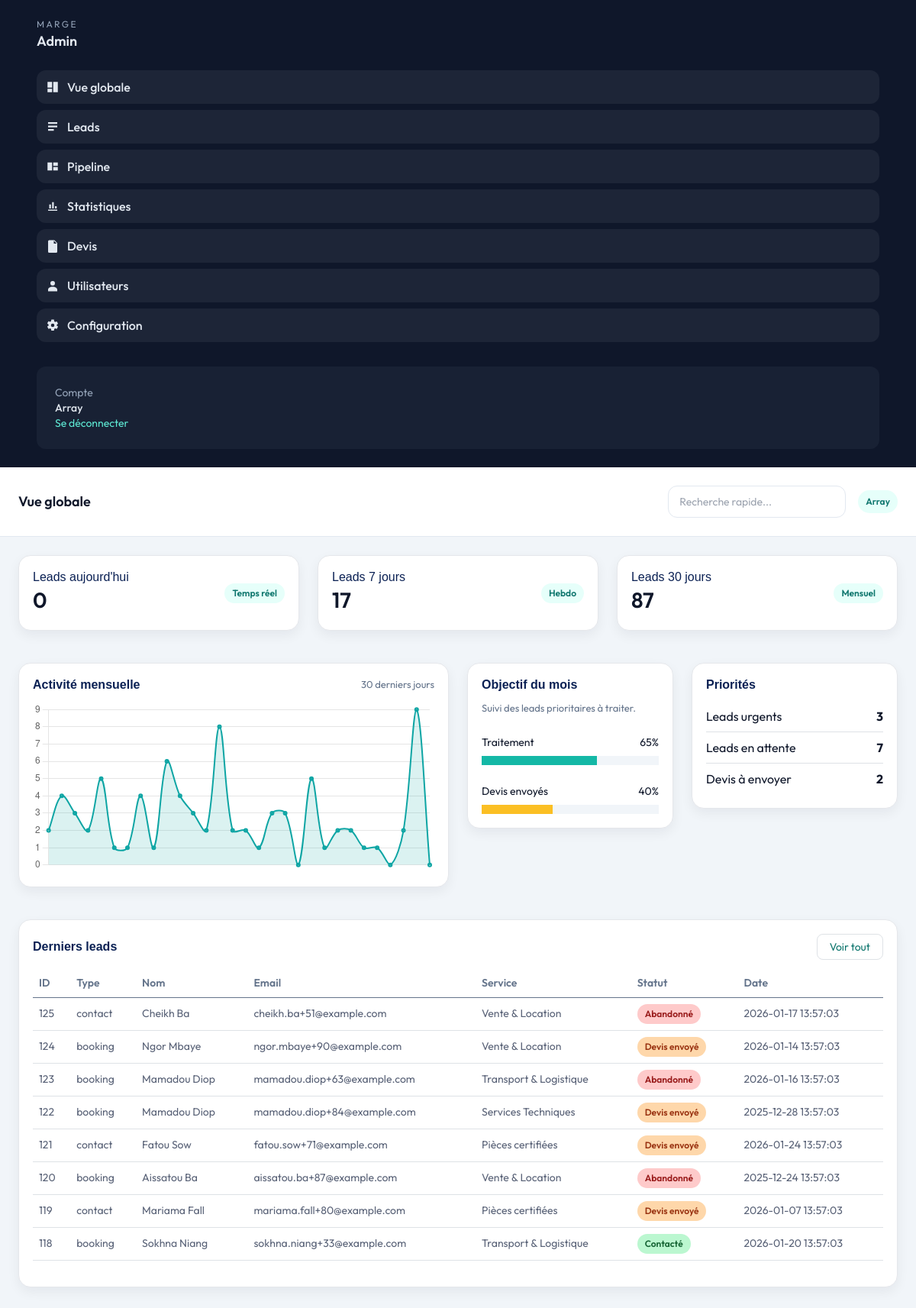
Page /dashboard/index.php (signed in) on the committed database.
### tables this page shows
CREATE TABLE leads (
            id INTEGER PRIMARY KEY AUTOINCREMENT,
            type TEXT NOT NULL,
            name TEXT NOT NULL,
            email TEXT NOT NULL,
            phone TEXT,
            service TEXT,
            requested_date TEXT,
            subject TEXT,
            message TEXT,
            details TEXT,
            status TEXT NOT NULL DEFAULT "Nouveau",
            priority TEXT NOT NULL DEFAULT "Normal",
            notes TEXT,
            source TEXT NOT NULL DEFAULT "site",
            created_at TEXT NOT NULL,
            updated_at TEXT NOT NULL
        , archived_at TEXT);

### dashboard/index.php (the view, shortened to what this page needs)
<?php
require_once __DIR__ . '/_inc/layout.php';
$pdo = db();
$todayStart = date('Y-m-d 00:00:00');
$tomorrow = date('Y-m-d 00:00:00', strtotime('+1 day'));
$weekStart = date('Y-m-d 00:00:00', strtotime('-7 day'));
$monthStart = date('Y-m-d 00:00:00', strtotime('-30 day'));
$stmt = $pdo->prepare('SELECT COUNT(*) AS c FROM leads WHERE archived_at IS NULL AND created_at >= :start AND created_at < :end');
$stmt->execute([':start' => $todayStart, ':end' => $tomorrow]);
$todayCount = (int)($stmt->fetch()['c'] ?? 0);
$stmt = $pdo->prepare('SELECT COUNT(*) AS c FROM leads WHERE archived_at IS NULL AND created_at >= :start');
$stmt->execute([':start' => $weekStart]);
$weekCount = (int)($stmt->fetch()['c'] ?? 0);
$stmt = $pdo->prepare('SELECT COUNT(*) AS c FROM leads WHERE archived_at IS NULL AND created_at >= :start');
$stmt->execute([':start' => $monthStart]);
$monthCount = (int)($stmt->fetch()['c'] ?? 0);
$counts = [
  'today' => $todayCount,
  'week' => $weekCount,
  'month' => $monthCount,
];
$latest = $pdo->query("SELECT id, type, name, email, service, status, created_at FROM leads WHERE archived_at IS NULL ORDER BY id DESC LIMIT 8")->fetchAll();
function status_badge_class(string $status): string {
  return match ($status) {
    'Nouveau' => 'badge-new',
    'En cours de traitement' => 'badge-progress',
    'Contacté' => 'badge-contacte',
    'Devis envoyé' => 'badge-devis',
    'Converti' => 'badge-converti',
    'Abandonné' => 'badge-abandonne',
    default => 'badge-new'
  };
}
$chartRows = $pdo->query("SELECT date(created_at) AS d, COUNT(*) AS c FROM leads WHERE archived_at IS NULL AND created_at >= datetime('now','-29 day') GROUP BY date(created_at) ORDER BY d")->fetchAll();
$chartMap = [];
foreach ($chartRows as $row) {
  $chartMap[$row['d']] = (int)$row['c'];
}
$chartLabels = [];
$chartValues = [];
for ($i = 29; $i >= 0; $i--) {
  $d = date('Y-m-d', strtotime("-$i days"));
  $chartLabels[] = $d;
  $chartValues[] = $chartMap[$d] ?? 0;
}
?>
<div class="row g-4">
  <div class="col-12 col-md-4">
    <div class="admin-card admin-stat">
      <div>
        <h6>Leads aujourd'hui</h6>
        <div class="admin-stat-value"><?php echo (int)$counts['today']; ?></div>
      </div>
      <span class="admin-chip">Temps r&eacute;el</span>
    </div>
  </div>
  <div class="col-12 col-md-4">
    <div class="admin-card admin-stat">
      <div>
        <h6>Leads 7 jours</h6>
        <div class="admin-stat-value"><?php echo (int)$counts['week']; ?></div>
      </div>
      <span class="admin-chip">Hebdo</span>
    </div>
  </div>
  <div class="col-12 col-md-4">
    <div class="admin-card admin-stat">
      <div>
        <h6>Leads 30 jours</h6>
        <div class="admin-stat-value"><?php echo (int)$counts['month']; ?></div>
      </div>
      <span class="admin-chip">Mensuel</span>
    </div>
  </div>
  <div class="col-12 col-lg-6">
    <div class="admin-card">
      <div class="admin-section-title">
        <h5>Activit&eacute; mensuelle</h5>
        <span class="admin-note">30 derniers jours</span>
      </div>
      <div class="h-56">
        <canvas id="leadsChart"></canvas>
      </div>
    </div>
  </div>
  <div class="col-12 col-lg-3">
    <div class="admin-card">
      <div class="admin-section-title">
        <h5>Objectif du mois</h5>
      </div>
      <p class="admin-note">Suivi des leads prioritaires &agrave; traiter.</p>
      <div class="mt-4">
        <div class="d-flex justify-content-between text-sm mb-2"><span>Traitement</span><span>65%</span></div>
        <div class="w-100 h-3 rounded bg-slate-100">
          <div class="h-3 rounded bg-teal-500" style="width:65%"></div>
        </div>
      </div>
      <div class="mt-4">
        <div class="d-flex justify-content-between text-sm mb-2"><span>Devis envoy&eacute;s</span><span>40%</span></div>
        <div class="w-100 h-3 rounded bg-slate-100">
          <div class="h-3 rounded bg-amber-400" style="width:40%"></div>
        </div>
      </div>
    </div>
  </div>
  <div class="col-12 col-lg-3">
    <div class="admin-card">
      <div class="admin-section-title">
        <h5>Priorit&eacute;s</h5>
      </div>
      <ul class="list-unstyled mb-0">
        <li class="d-flex justify-content-between py-2 border-bottom">Leads urgents <strong>3</strong></li>
        <li class="d-flex justify-content-between py-2 border-bottom">Leads en attente <strong>7</strong></li>
        <li class="d-flex justify-content-between py-2">Devis &agrave; envoyer <strong>2</strong></li>
      </ul>
    </div>
  </div>
  <div class="col-12">
    <div class="admin-card">
      <div class="admin-section-title">
        <h5>Derniers leads</h5>
        <a class="px-3 py-1.5 rounded-lg border border-teal-200 text-teal-700 text-sm hover:bg-teal-50" href="/dashboard/leads/list.php">Voir tout</a>
      </div>
      <div class="overflow-x-auto">
        <table class="table admin-table">
          <thead>
            <tr>
              <th>ID</th>
              <th>Type</th>
              <th>Nom</th>
              <th>Email</th>
              <th>Service</th>
              <th>Statut</th>
              <th>Date</th>
            </tr>
          </thead>
          <tbody>
            <?php foreach ($latest as $lead): ?>
              <tr>
                <td><a href="/dashboard/leads/view.php?id=<?php echo (int)$lead['id']; ?>"><?php echo (int)$lead['id']; ?></a></td>
                <td><?php echo htmlspecialchars($lead['type']); ?></td>
                <td><?php echo htmlspecialchars($lead['name']); ?></td>
                <td><?php echo htmlspecialchars($lead['email']); ?></td>
                <td><?php echo htmlspecialchars($lead['service'] ?? ''); ?></td>
                <td><span class="badge-status <?php echo status_badge_class((string)$lead['status']); ?>"><?php echo htmlspecialchars($lead['status']); ?></span></td>
                <td><?php echo htmlspecialchars($lead['created_at']); ?></td>
              </tr>
            <?php endforeach; ?>
          </tbody>
        </table>
      </div>
    </div>
  </div>
</div>
<script>
  const labels = <?php echo json_encode($chartLabels, JSON_UNESCAPED_UNICODE); ?>;
  const values = <?php echo json_encode($chartValues, JSON_UNESCAPED_UNICODE); ?>;
  const ctx = document.getElementById('leadsChart').getContext('2d');
  new Chart(ctx, {
    type: 'line',
    data: {
      labels,
      datasets: [{
        label: 'Leads',
        data: values,
        borderColor: '#0ea5a4',
        backgroundColor: 'rgba(14,165,164,0.15)',
        borderWidth: 2,
        tension: 0.35,
        fill: true,
        pointRadius: 2
      }]
    },
    options: {
      responsive: true,
      maintainAspectRatio: false,
      plugins: {
        legend: { display: false }
      },
      scales: {
        x: { display: false },
        y: { beginAtZero: true }
      }
    }
  });
</script>

### dashboard/assets/admin.css (style rules this page uses)
.font-outfit { font-family: "Outfit", "Segoe UI", system-ui, sans-serif; }
.admin-card { background: #fff; border: 1px solid #e5e7eb; border-radius: 16px; padding: 18px; margin-bottom: 18px; box-shadow: 0 6px 16px rgba(15, 23, 42, 0.06); }
.admin-section-title { display: flex; align-items: center; justify-content: space-between; margin-bottom: 12px; }
.admin-section-title h5 { margin: 0; font-size: 16px; font-weight: 600; }
.admin-note { color: var(--muted); font-size: 13px; }
.admin-stat { display: flex; align-items: center; justify-content: space-between; }
.admin-stat-value { font-size: 28px; font-weight: 600; }
.admin-chip { display: inline-flex; align-items: center; gap: 6px; padding: 4px 10px; border-radius: 999px; background: #e6fffa; color: #0f766e; font-size: 12px; font-weight: 600; }
.badge-status { display: inline-flex; align-items: center; padding: 4px 10px; border-radius: 999px; font-size: 12px; font-weight: 600; }
.badge-contacte { background: #bbf7d0; color: #166534; }
.badge-devis { background: #fed7aa; color: #9a3412; }
.badge-abandonne { background: #fecaca; color: #991b1b; }
.admin-table th, .admin-table td { vertical-align: middle; font-size: 14px; }
.admin-table thead th { color: var(--muted); font-weight: 600; }
.admin-table { width: 100%; border-collapse: collapse; }

### rows in the picture
leads: id "125", type "contact", name "Cheikh Ba", email "cheikh.ba+51@example.com", service "Vente & Location", status "Abandonné", created_at "2026-01-17 13:57:03"
leads: id "124", type "booking", name "Ngor Mbaye", email "ngor.mbaye+90@example.com", service "Vente & Location", status "Devis envoyé", created_at "2026-01-14 13:57:03"
leads: id "123", type "booking", name "Mamadou Diop", email "mamadou.diop+63@example.com", service "Transport & Logistique", status "Abandonné", created_at "2026-01-16 13:57:03"
leads: id "122", type "booking", name "Mamadou Diop", email "mamadou.diop+84@example.com", service "Services Techniques", status "Devis envoyé", created_at "2025-12-28 13:57:03"
leads: id "121", type "contact", name "Fatou Sow", email "fatou.sow+71@example.com", service "Pièces certifiées", status "Devis envoyé", created_at "2026-01-24 13:57:03"
leads: id "120", type "booking", name "Aissatou Ba", email "aissatou.ba+87@example.com", service "Vente & Location", status "Abandonné", created_at "2025-12-24 13:57:03"
leads: id "119", type "contact", name "Mariama Fall", email "mariama.fall+80@example.com", service "Pièces certifiées", status "Devis envoyé", created_at "2026-01-07 13:57:03"
leads: id "118", type "booking", name "Sokhna Niang", email "sokhna.niang+33@example.com", service "Transport & Logistique", status "Contacté", created_at "2026-01-20 13:57:03"

### other values in the picture
$user "Array"
$title "Vue globale"
$counts['today'] "0"
$counts['week'] "17"
$counts['month'] "87"
chart data {{ json_encode($chartValues, JSON_UNESCAPED_UNICODE) }} [2,4,3,2,5,1,1,4,1,6,4,3,2,8,2,2,1,3,3,0,5,1,2,2,1,1,0,2,9,0]
